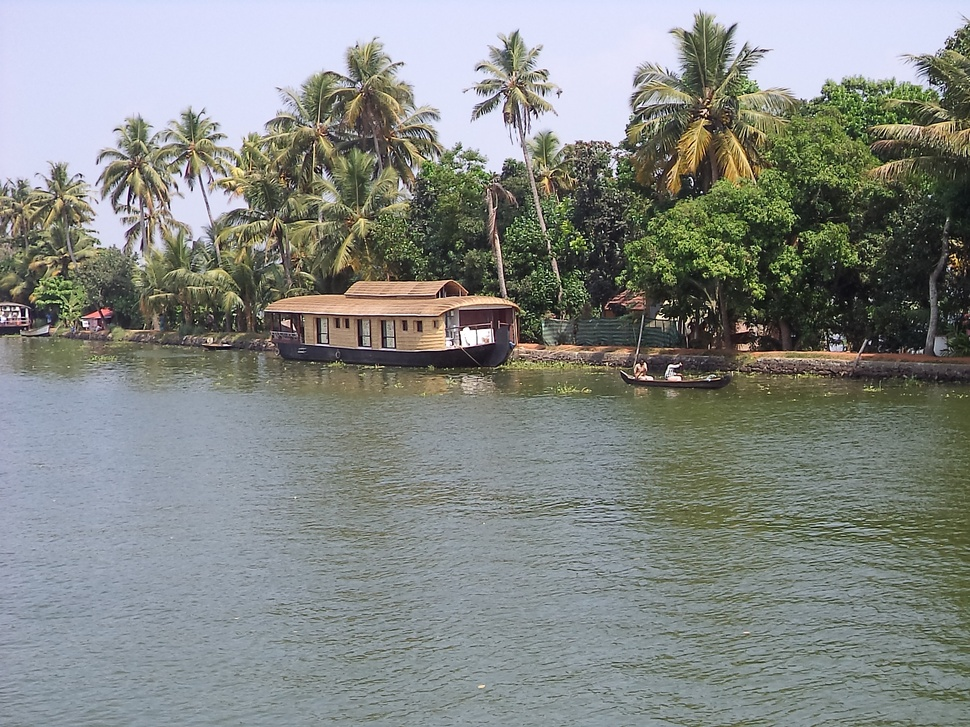
#> input picture 3.JPG, 970 x 727 px, shrunk from 2304 x 1728 before the run, found by its file name
$ python q5.py   (Python 2 division)
#> lines starting #> are read from the running program, lines starting #| are printed output that depends on the picture
import cv2
import numpy as np


def D(u,v,P,Q):
	return np.sqrt((u-P/2)**2+(v-Q/2)**2)


def IdealFilter(f):

	N,M=f.shape
	D0=300
	H=np.zeros([N,M])

	for row in range(N):
		for col in range(M):
			if D(row,col,N,M)<=D0:
				H[row][col]=1

	G=np.multiply(H,f)
	return G


def ButterworthFilter(f):

	N,M=f.shape
	D0=300
	n=3
	H=np.zeros([N,M])

	for row in range(N):
		for col in range(M):
			H[row][col]=1/(1+(D(row,col,N,M)/D0)**(2*n))

	G=np.multiply(H,f)
	return G

def GaussianFilter(f):

	N,M=f.shape
	D0=300
	H=np.zeros([N,M])

	for row in range(N):
		for col in range(M):
			H[row][col]=np.exp(-D(row,col,N,M)**2/(2*D0**2))

	G=np.multiply(H,f)
	return G


if __name__=='__main__':

	img=cv2.imread('3.jpg')
#> img is the input picture: shape (727, 970, 3); mean B, G, R 132.6, 136.5, 132.1
	img=cv2.cvtColor(img, cv2.COLOR_BGR2GRAY)
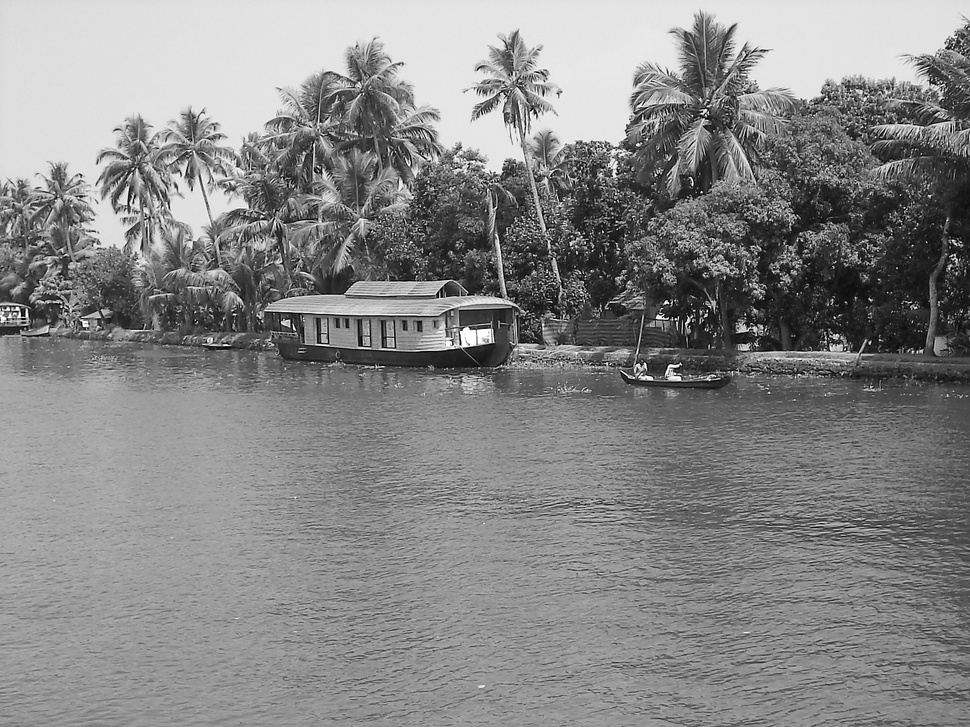
#> img: shape (727, 970); min 0, max 255, mean 134.7
	img=cv2.resize(img,(img.shape[1]/4,img.shape[0]/4))
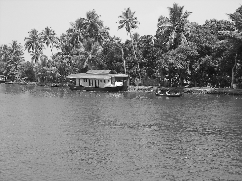
#> img: shape (181, 242); min 3, max 254, mean 134.6

	#ideal low pass filter

	f=np.fft.fft2(img)
	g=IdealFilter(f)
#> after the loop in IdealFilter, `for row in range(N):`: H: shape (181, 242) float64; every value is 1
	final1=np.fft.ifft2(g).real

	cv2.imwrite('q5_output_ideal.jpg',final1)

	#butterworth low pass filter

	f=np.fft.fft2(img)
	g=ButterworthFilter(f)
	final2=np.fft.ifft2(g).real

	cv2.imwrite('q5_output_butterworth.jpg',final2)

	#gaussian low pass filter

	f=np.fft.fft2(img)
	g=GaussianFilter(f)
#> after the loop in GaussianFilter, `for row in range(N):`:
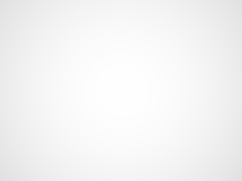
#> H: shape (181, 242) float64; min 0.881, max 1, mean 0.959
	final3=np.fft.ifft2(g).real

	cv2.imwrite('q5_output_gaussian.jpg',final3)

$ run again, with 1.jpg copied over 3.JPG
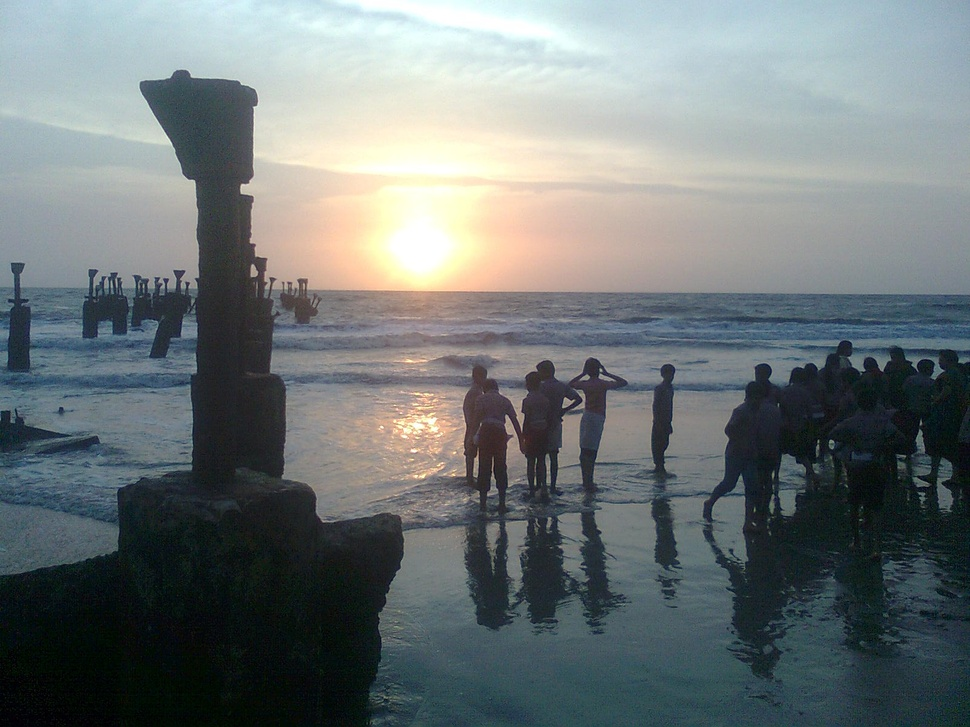
#> input picture 1.jpg, 970 x 727 px, shrunk from 1600 x 1200 before the run, found by its file name
#> img is the input picture: shape (727, 970, 3); mean B, G, R 120.3, 119.4, 111.8
#> `img=cv2.cvtColor(img, cv2.COLOR_BGR2GRAY)`:
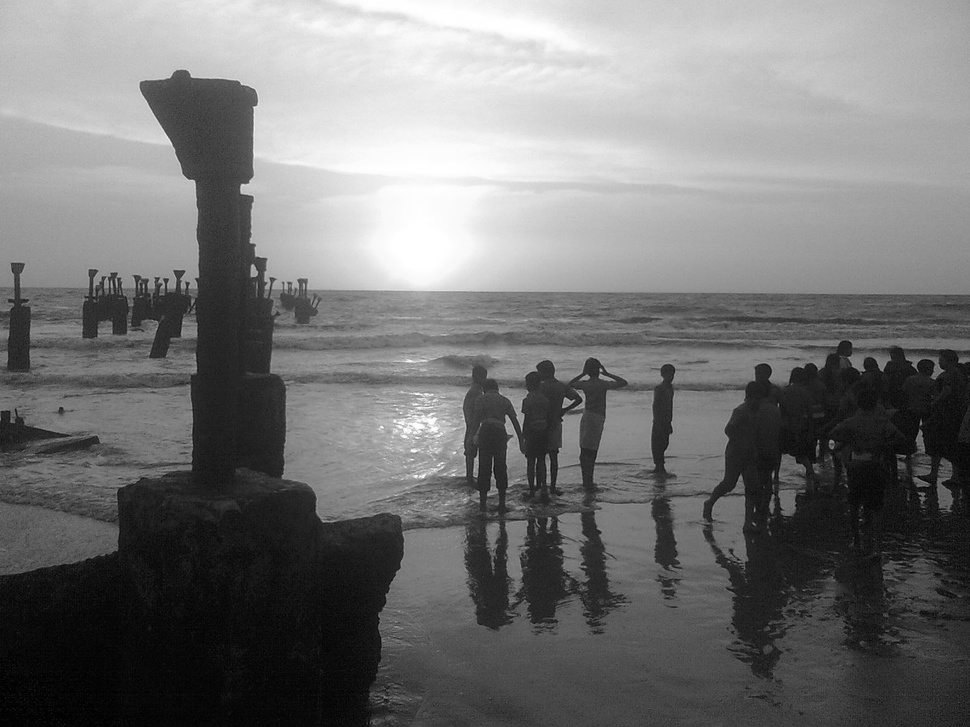
#> img: shape (727, 970); min 0, max 255, mean 117.3
#> `img=cv2.resize(img,(img.shape[1]/4,img.shape[0]/4))`:
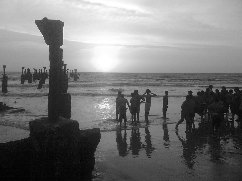
#> img: shape (181, 242); min 1, max 255, mean 117.2

$ run again, with 2.JPG copied over 3.JPG
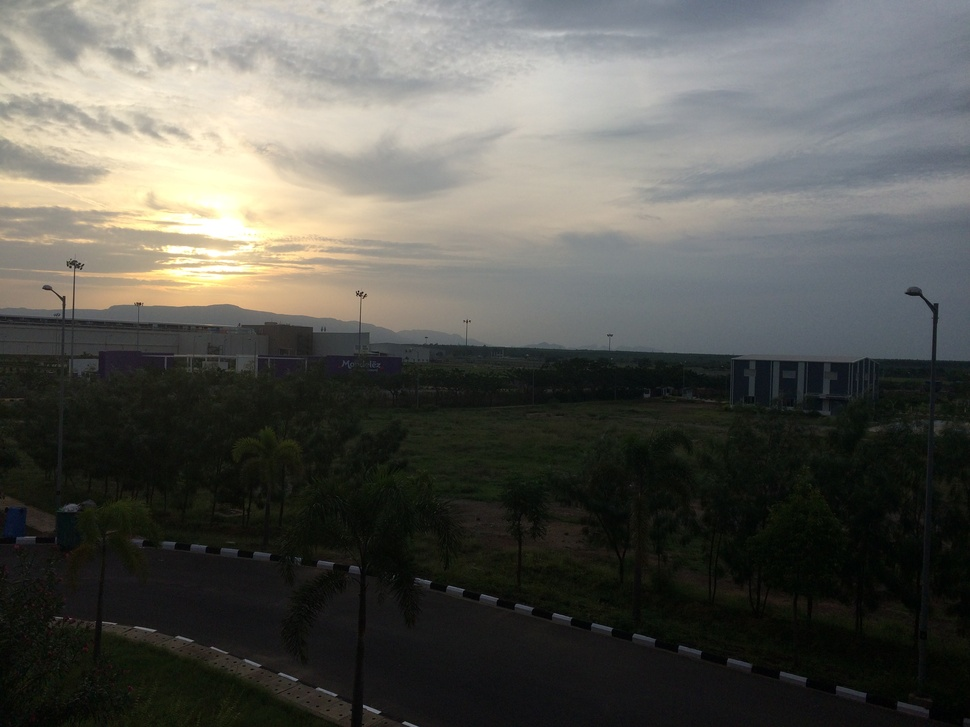
#> input picture 2.JPG, 970 x 727 px, shrunk from 3264 x 2448 before the run, found by its file name
#> img is the input picture: shape (727, 970, 3); mean B, G, R 82.4, 87.9, 87.9
#> `img=cv2.cvtColor(img, cv2.COLOR_BGR2GRAY)`:
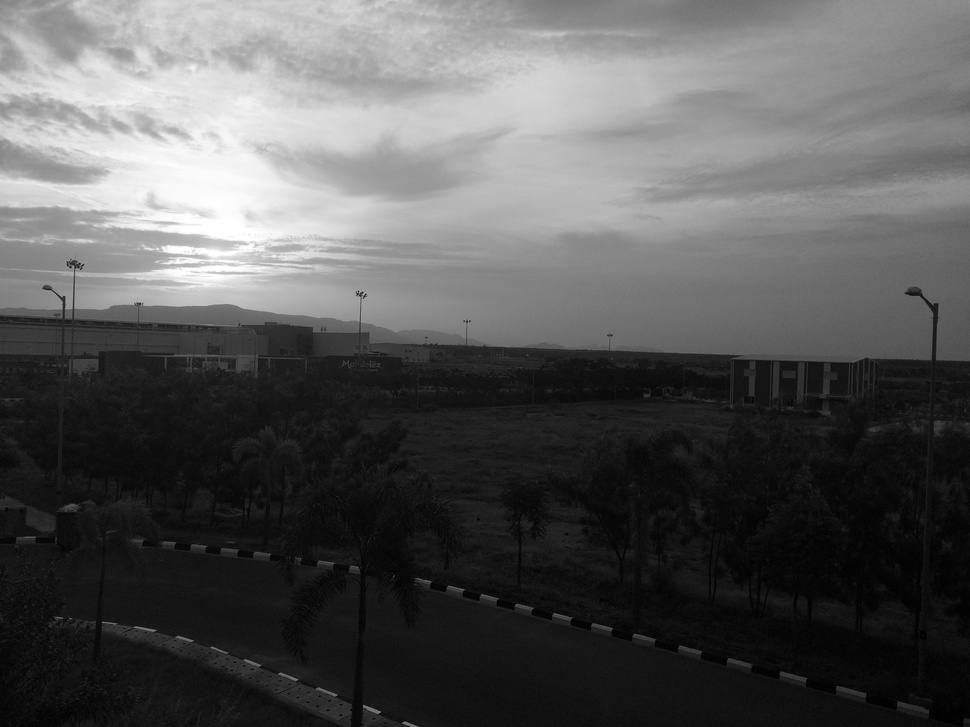
#> img: shape (727, 970); min 0, max 255, mean 87.3
#> `cv2.imwrite('q5_output_gaussian.jpg',final3)`:
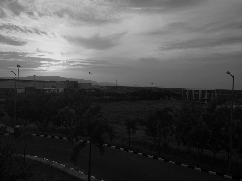
#> saved as q5_output_gaussian.jpg: shape (181, 242); min 0, max 226, mean 76.8
